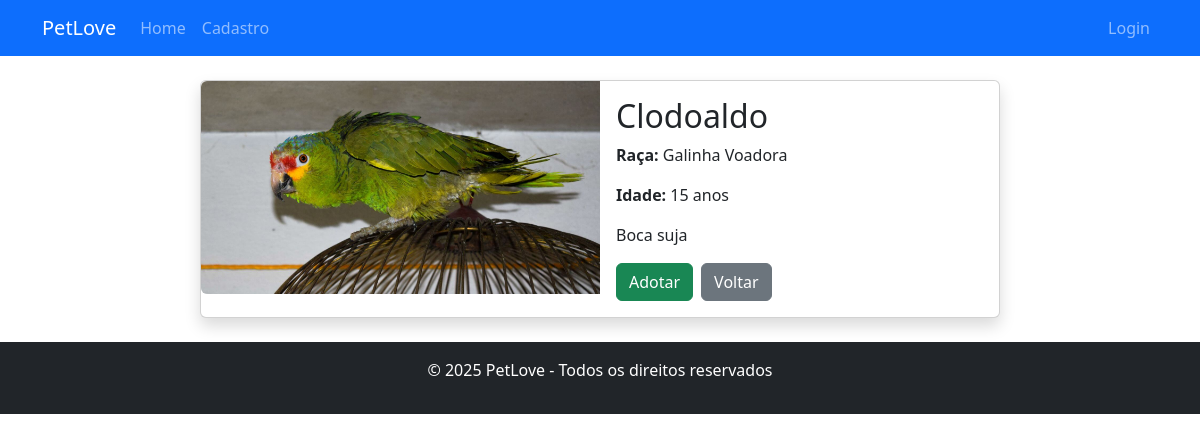
Page /7/ on the committed database.
### pets/models.py (models this page shows, shortened)
class Pet(models.Model):
    nome = models.CharField(max_length=100)
    especie = models.CharField(max_length=50)
    idade = models.IntegerField()
    descricao = models.TextField()
    imagem = models.ImageField(upload_to='pets/', blank=True, null=True)
    categoria = models.ForeignKey(Categoria, on_delete=models.CASCADE, null=True, blank=True)

### pets/views.py (the view)
# urls.py: path('<int:pet_id>/', views.detalhar_pet, name='detalhar_pet'),
def detalhar_pet(request, pet_id):
    pet = get_object_or_404(Pet, id=pet_id)
    return render(request, 'pets/detalhar.html', {'pet': pet})

### pets/templates/pets/detalhar.html (shortened to what this page needs)
{% extends 'base.html' %}
{% block content %}
<div class="card mx-auto shadow" style="max-width: 800px;">
    <div class="row g-0">
        <div class="col-md-6">
            <img src="{{ pet.imagem.url }}" class="img-fluid rounded-start" alt="{{ pet.nome }}">
        </div>
        <div class="col-md-6">
            <div class="card-body">
                <h2 class="card-title">{{ pet.nome }}</h2>
                <p class="card-text"><strong>Raça:</strong> {{ pet.especie }}</p>
                <p class="card-text"><strong>Idade:</strong> {{ pet.idade }} anos</p>
                <p class="card-text">{{ pet.descricao }}</p>
                <div class="d-flex gap-2 mt-3">
                    <a href="{% url 'adotar_pet' pet.id %}" class="btn btn-success">Adotar</a>
                    <a href="{% url 'listar_pets' %}" class="btn btn-secondary">Voltar</a>
                </div>
            </div>
        </div>
    </div>
</div>
{% endblock %}

### rows in the picture
Pet: imagem (picture), nome "Clodoaldo", especie "Galinha Voadora", idade "15", descricao "Boca suja"
